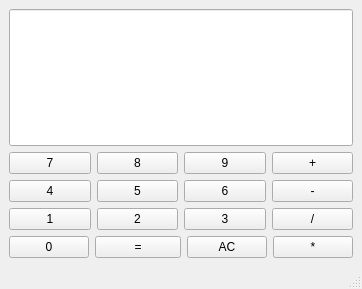
<?xml version="1.0" encoding="UTF-8"?>
<ui version="4.0">
 <class>MainWindow</class>
 <widget class="QMainWindow" name="MainWindow">
  <property name="geometry">
   <rect>
    <x>0</x>
    <y>0</y>
    <width>362</width>
    <height>289</height>
   </rect>
  </property>
  <property name="windowTitle">
   <string>MainWindow</string>
  </property>
  <widget class="QWidget" name="centralwidget">
   <layout class="QGridLayout" name="gridLayout_2">
    <item row="0" column="0">
     <layout class="QVBoxLayout" name="verticalLayout">
      <item>
       <widget class="QLineEdit" name="lineEdit">
        <property name="sizePolicy">
         <sizepolicy hsizetype="Minimum" vsizetype="MinimumExpanding">
          <horstretch>0</horstretch>
          <verstretch>3</verstretch>
         </sizepolicy>
        </property>
       </widget>
      </item>
      <item>
       <layout class="QGridLayout" name="gridLayout">
        <property name="sizeConstraint">
         <enum>QLayout::SetFixedSize</enum>
        </property>
        <item row="0" column="0">
         <layout class="QHBoxLayout" name="horizontalLayout">
          <item>
           <widget class="QPushButton" name="botao7">
            <property name="text">
             <string>7</string>
            </property>
           </widget>
          </item>
          <item>
           <widget class="QPushButton" name="botao8">
            <property name="text">
             <string>8</string>
            </property>
           </widget>
          </item>
          <item>
           <widget class="QPushButton" name="botao9">
            <property name="text">
             <string>9</string>
            </property>
           </widget>
          </item>
          <item>
           <widget class="QPushButton" name="botaoAdi">
            <property name="text">
             <string>+</string>
            </property>
           </widget>
          </item>
         </layout>
        </item>
        <item row="1" column="0">
         <layout class="QHBoxLayout" name="horizontalLayout_2">
          <item>
           <widget class="QPushButton" name="botao4">
            <property name="text">
             <string>4</string>
            </property>
           </widget>
          </item>
          <item>
           <widget class="QPushButton" name="botao5">
            <property name="text">
             <string>5</string>
            </property>
           </widget>
          </item>
          <item>
           <widget class="QPushButton" name="botao6">
            <property name="text">
             <string>6</string>
            </property>
           </widget>
          </item>
          <item>
           <widget class="QPushButton" name="botaoSub">
            <property name="text">
             <string>-</string>
            </property>
           </widget>
          </item>
         </layout>
        </item>
        <item row="2" column="0">
         <layout class="QHBoxLayout" name="horizontalLayout_3">
          <item>
           <widget class="QPushButton" name="botao1">
            <property name="text">
             <string>1</string>
            </property>
           </widget>
          </item>
          <item>
           <widget class="QPushButton" name="botao2">
            <property name="text">
             <string>2</string>
            </property>
           </widget>
          </item>
          <item>
           <widget class="QPushButton" name="botao3">
            <property name="text">
             <string>3</string>
            </property>
           </widget>
          </item>
          <item>
           <widget class="QPushButton" name="botaoDiv">
            <property name="text">
             <string>/</string>
            </property>
           </widget>
          </item>
         </layout>
        </item>
        <item row="3" column="0">
         <layout class="QHBoxLayout" name="horizontalLayout_4">
          <item>
           <widget class="QPushButton" name="botao0">
            <property name="text">
             <string>0</string>
            </property>
           </widget>
          </item>
          <item>
           <widget class="QPushButton" name="pushButton_14">
            <property name="sizePolicy">
             <sizepolicy hsizetype="Minimum" vsizetype="Fixed">
              <horstretch>2</horstretch>
              <verstretch>0</verstretch>
             </sizepolicy>
            </property>
            <property name="text">
             <string>=</string>
            </property>
           </widget>
          </item>
          <item>
           <widget class="QPushButton" name="botaoAC">
            <property name="text">
             <string>AC</string>
            </property>
           </widget>
          </item>
          <item>
           <widget class="QPushButton" name="botaoMult">
            <property name="text">
             <string>*</string>
            </property>
           </widget>
          </item>
         </layout>
        </item>
       </layout>
      </item>
     </layout>
    </item>
   </layout>
  </widget>
  <widget class="QMenuBar" name="menubar">
   <property name="geometry">
    <rect>
     <x>0</x>
     <y>0</y>
     <width>362</width>
     <height>22</height>
    </rect>
   </property>
  </widget>
  <widget class="QStatusBar" name="statusbar"/>
 </widget>
 <resources/>
 <connections/>
</ui>
